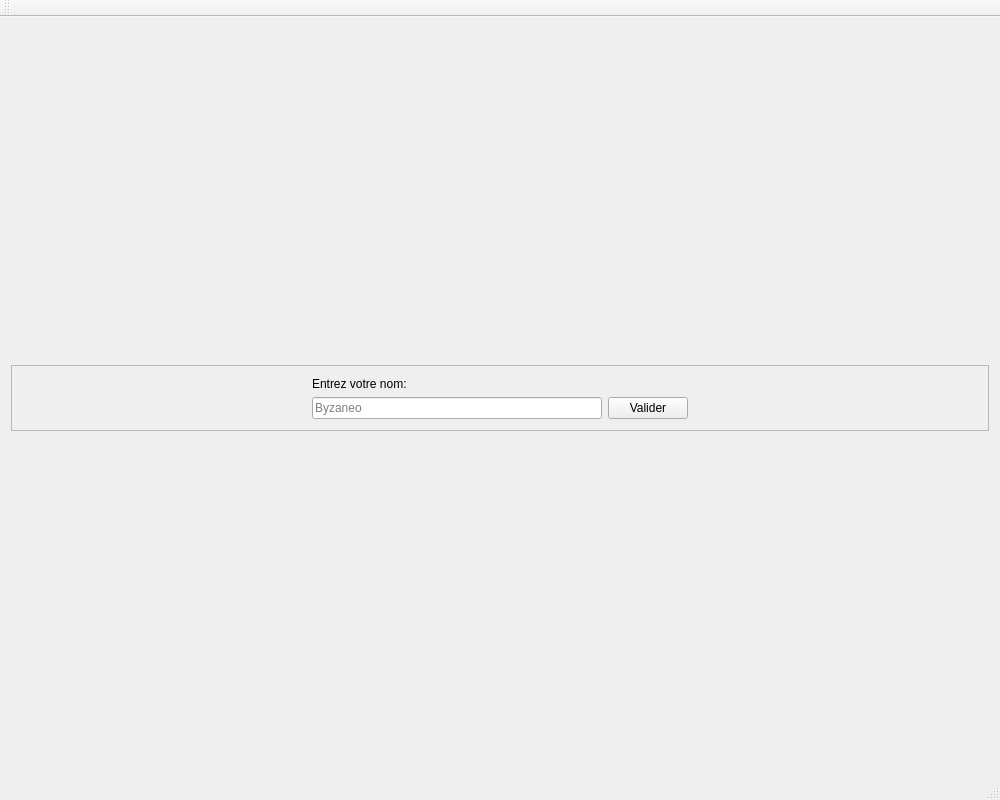
<?xml version="1.0" encoding="UTF-8"?>
<ui version="4.0">
 <class>MainWindow</class>
 <widget class="QMainWindow" name="MainWindow">
  <property name="geometry">
   <rect>
    <x>0</x>
    <y>0</y>
    <width>1000</width>
    <height>800</height>
   </rect>
  </property>
  <property name="windowTitle">
   <string>MainWindow</string>
  </property>
  <widget class="QWidget" name="centralWidget">
   <layout class="QVBoxLayout" name="verticalLayout">
    <item>
     <spacer name="tempSpacer">
      <property name="orientation">
       <enum>Qt::Vertical</enum>
      </property>
      <property name="sizeHint" stdset="0">
       <size>
        <width>20</width>
        <height>40</height>
       </size>
      </property>
     </spacer>
    </item>
    <item>
     <widget class="QFrame" name="formFrame">
      <property name="frameShape">
       <enum>QFrame::StyledPanel</enum>
      </property>
      <property name="frameShadow">
       <enum>QFrame::Raised</enum>
      </property>
      <layout class="QGridLayout" name="gridLayout">
       <item row="2" column="2">
        <widget class="QPushButton" name="validateButton">
         <property name="text">
          <string>Valider</string>
         </property>
        </widget>
       </item>
       <item row="0" column="1">
        <widget class="QLabel" name="label">
         <property name="text">
          <string>Entrez votre nom:</string>
         </property>
        </widget>
       </item>
       <item row="2" column="3">
        <spacer name="horizontalSpacer">
         <property name="orientation">
          <enum>Qt::Horizontal</enum>
         </property>
         <property name="sizeHint" stdset="0">
          <size>
           <width>40</width>
           <height>20</height>
          </size>
         </property>
        </spacer>
       </item>
       <item row="2" column="1">
        <widget class="QLineEdit" name="nameLineEdit">
         <property name="placeholderText">
          <string>Byzaneo</string>
         </property>
        </widget>
       </item>
       <item row="2" column="0">
        <spacer name="horizontalSpacer_2">
         <property name="orientation">
          <enum>Qt::Horizontal</enum>
         </property>
         <property name="sizeHint" stdset="0">
          <size>
           <width>40</width>
           <height>20</height>
          </size>
         </property>
        </spacer>
       </item>
      </layout>
     </widget>
    </item>
    <item>
     <spacer name="tempSpacer2">
      <property name="orientation">
       <enum>Qt::Vertical</enum>
      </property>
      <property name="sizeHint" stdset="0">
       <size>
        <width>20</width>
        <height>40</height>
       </size>
      </property>
     </spacer>
    </item>
   </layout>
  </widget>
  <widget class="QMenuBar" name="menuBar">
   <property name="geometry">
    <rect>
     <x>0</x>
     <y>0</y>
     <width>1000</width>
     <height>20</height>
    </rect>
   </property>
  </widget>
  <widget class="QToolBar" name="mainToolBar">
   <attribute name="toolBarArea">
    <enum>TopToolBarArea</enum>
   </attribute>
   <attribute name="toolBarBreak">
    <bool>false</bool>
   </attribute>
  </widget>
  <widget class="QStatusBar" name="statusBar"/>
 </widget>
 <layoutdefault spacing="6" margin="11"/>
 <resources/>
 <connections/>
</ui>
